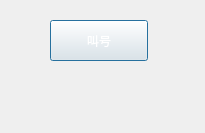
<?xml version="1.0" encoding="UTF-8"?>
<ui version="4.0">
 <class>wdialog</class>
 <widget class="QDialog" name="wdialog">
  <property name="geometry">
   <rect>
    <x>0</x>
    <y>0</y>
    <width>205</width>
    <height>133</height>
   </rect>
  </property>
  <property name="windowTitle">
   <string>Dialog</string>
  </property>
  <property name="styleSheet">
   <string notr="true">color: qlineargradient(spread:pad, x1:0, y1:0, x2:1, y2:0, stop:0 rgba(0, 0, 0, 255), stop:1 rgba(255, 255, 255, 255));</string>
  </property>
  <widget class="QPushButton" name="pushButton">
   <property name="geometry">
    <rect>
     <x>50</x>
     <y>20</y>
     <width>98</width>
     <height>41</height>
    </rect>
   </property>
   <property name="styleSheet">
    <string notr="true">border-image: url(:/new/prefix1/QtRes/back.jpg);
font: 63 oblique 16pt &quot;URW Gothic L&quot;;</string>
   </property>
   <property name="text">
    <string>叫号</string>
   </property>
  </widget>
  <widget class="QLabel" name="label">
   <property name="geometry">
    <rect>
     <x>30</x>
     <y>80</y>
     <width>151</width>
     <height>31</height>
    </rect>
   </property>
   <property name="styleSheet">
    <string notr="true"/>
   </property>
   <property name="text">
    <string/>
   </property>
  </widget>
  <zorder>label</zorder>
  <zorder>pushButton</zorder>
 </widget>
 <resources/>
 <connections/>
</ui>
